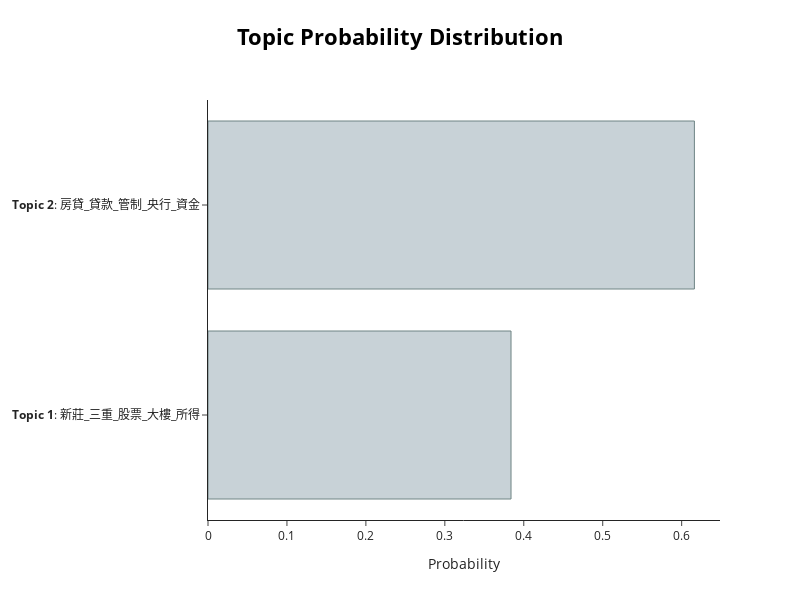

Notebook source saved alongside this figure:
### Code cell
zh_topic_model.visualize_distribution(topic_distr[10])

### Figure 1 — Plotly figure (JSON) as saved in the notebook; plotly's stock layout.template omitted (floating-point values rounded to 4 significant figures)
{"data": [{"marker": {"color": "#C8D2D7", "line": {"color": "#6E8484", "width": 1}}, "orientation": "h", "type": "bar", "x": [0.3839, 0.6161], "y": ["<b>Topic 1</b>: 新莊_三重_股票_大樓_所得", "<b>Topic 2</b>: 房貸_貸款_管制_央行_資金"]}], "layout": {"height": 600, "hoverlabel": {"bgcolor": "white", "font": {"family": "Rockwell", "size": 16}}, "title": {"font": {"color": "Black", "size": 22}, "text": "<b>Topic Probability Distribution</b>", "x": 0.5, "xanchor": "center", "y": 0.95, "yanchor": "top"}, "width": 800, "xaxis": {"title": {"text": "Probability"}}}}
